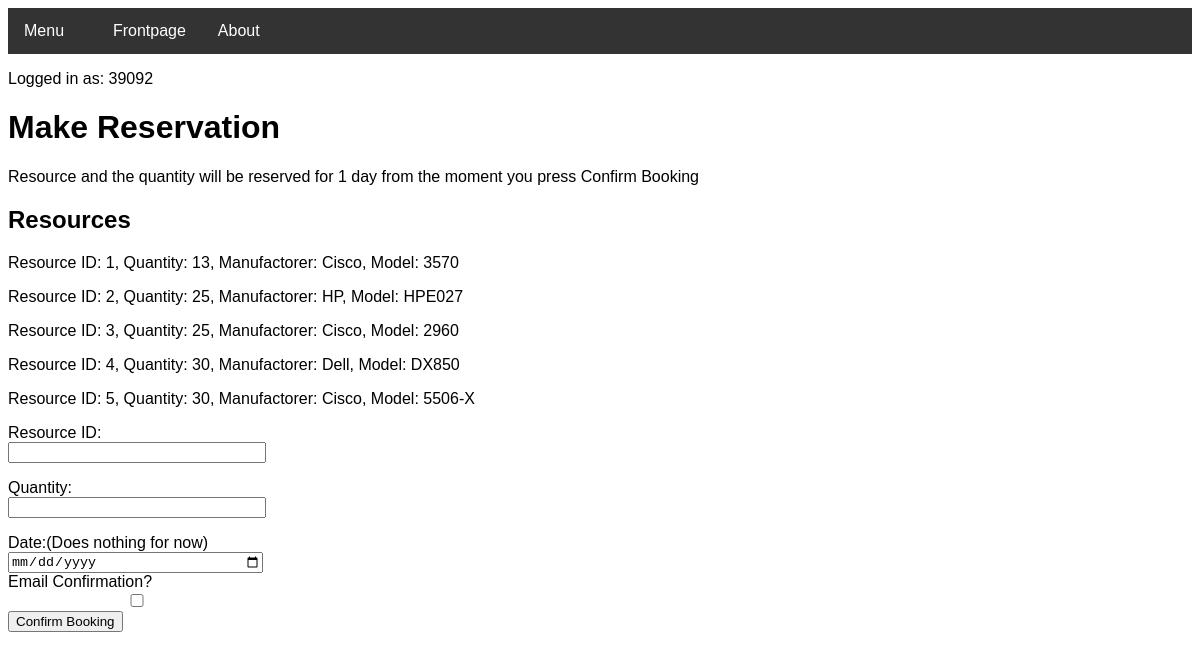
Page /reservation (signed in) on the earlier database version.
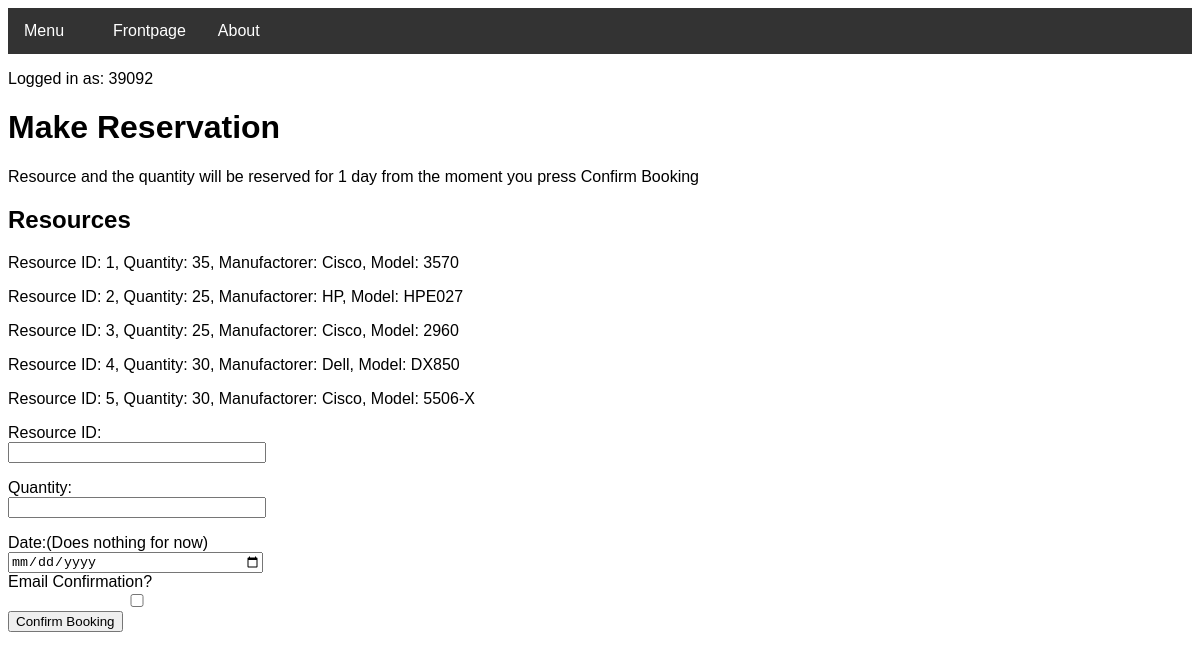
Same page on the later database version.
### tables this page shows
CREATE TABLE Resource (resource_id INTEGER PRIMARY KEY UNIQUE, resource_quantity INTEGER NOT NULL, resource_manufactorer STRING NOT NULL, resource_model STRING NOT NULL);

### routes.py (the view, shortened to what this page needs)
@app.route("/reservation", methods=['GET', 'POST'])
def reservation():
    if "name" not in session:
        return redirect(url_for("login"))
    try:
        booking.deleteOldBookings()
        try:
            time = datetime.datetime.utcnow()
            newTime = time - session['time']
            if newTime <= datetime.timedelta(seconds=30):
                flash("Error: You must wait before making another reservation!")
                return redirect(url_for("welcome"))
        except KeyError as e:
            print(e)
        lst = res.readResource()
    except TypeError as e:
        flash("Error: Something is not right. Did you input a resource ID that doesn't exist?")
        print(e.args[0])
        lst = res.readResource()
    return render_template("reservation.html", data=lst, username=session['name'])

### Project.py (called while the page is built)
    def readResource(self):
        c = self.conn.cursor()
        c.execute("SELECT 'Resource ID:', resource_id, 'Quantity:', resource_quantity, 'Manufactorer:', resource_manufactorer, 'Model:', resource_model FROM Resource;")
        lst = c.fetchall()
        c.close()
        return lst

### templates/reservation.html (shortened to what this page needs)
<!DOCTYPE html>
<head>
<link rel="stylesheet" href="../static/theme.css">
<link rel="stylesheet" type="text/css" href="../static/barstyle.css" title="style"/>
<link rel="stylesheet" type="text/css" href="../static/errorstyle.css" title="style"/>
</head>
<body>
<div class="navbar">
  <div class="dropdown">
    <button class="dropbtn">Menu
      <i class="fa fa-caret-down"></i>
    </button>
  </div>
  <a href="welcome">Frontpage</a>
  <a href="about">About</a>
</div>
      <p>Logged in as: {{ username }}</p>
<h1>Make Reservation</h1>
<p>Resource and the quantity will be reserved for 1 day from the moment you press Confirm Booking</p>
   <h2>Resources</h2>
   <body>
     {%for value in data%}
      <p>{{value | replace("(", "") | replace(")", "") | replace(":", "=") | replace("'", "") | replace("=,", ":")}}</p>
     {%endfor%}
    </body>
<div class="container">
   <form action="" method="post" role="form" autocomplete="off">
   <label for="ID">Resource ID:</label>
   <input type="text" class="form-control" id="ID" name="ID" required>
   <label for="quantity">Quantity:</label>
   <input type="text" class="form-control" id="quantity" name="quantity" required>
   <label for="date">Date:(Does nothing for now)</label>
   <input type="date" class="form-control" id="date" name="date"/>
   <label for="status">Email Confirmation?</label><br>
    <input type="checkbox" id="status" name="status" value="True">
   <button type="submit" class="btn btn-success">Confirm Booking</button>
   </form>
</div>

Differences in the rows shown:
changed Resource (number 1 of 5 on the later page): value "Resource ID: 1, Quantity: 13, Manufactorer: Cisco, Model: 3570" → "Resource ID: 1, Quantity: 35, Manufactorer: Cisco, Model: 3570"
